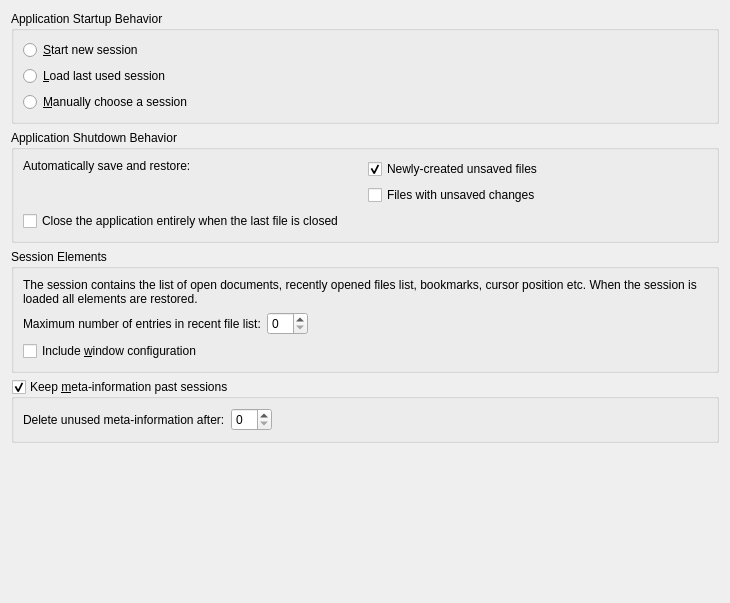
<?xml version="1.0" encoding="UTF-8"?>
<ui version="4.0">
 <class>SessionConfigWidget</class>
 <widget class="QWidget" name="SessionConfigWidget">
  <property name="geometry">
   <rect>
    <x>0</x>
    <y>0</y>
    <width>730</width>
    <height>603</height>
   </rect>
  </property>
  <layout class="QVBoxLayout" name="verticalLayout_4">
   <item>
    <widget class="QGroupBox" name="gbAppStartup">
     <property name="title">
      <string>Application Startup Behavior</string>
     </property>
     <layout class="QVBoxLayout" name="verticalLayout_2">
      <item>
       <widget class="QRadioButton" name="startNewSessionRadioButton">
        <property name="text">
         <string>&amp;Start new session</string>
        </property>
       </widget>
      </item>
      <item>
       <widget class="QRadioButton" name="loadLastUserSessionRadioButton">
        <property name="text">
         <string>&amp;Load last used session</string>
        </property>
       </widget>
      </item>
      <item>
       <widget class="QRadioButton" name="manuallyChooseSessionRadioButton">
        <property name="text">
         <string>&amp;Manually choose a session</string>
        </property>
       </widget>
      </item>
     </layout>
    </widget>
   </item>
   <item>
    <widget class="QGroupBox" name="groupBox">
     <property name="title">
      <string>Application Shutdown Behavior</string>
     </property>
     <layout class="QVBoxLayout" name="verticalLayout_5">
      <item>
       <layout class="QHBoxLayout" name="horizontalLayout_3">
        <item>
         <widget class="QLabel" name="label_4">
          <property name="text">
           <string>Automatically save and restore:</string>
          </property>
          <property name="alignment">
           <set>Qt::AlignLeading|Qt::AlignLeft|Qt::AlignTop</set>
          </property>
         </widget>
        </item>
        <item>
         <layout class="QVBoxLayout" name="verticalLayout_6">
          <item>
           <widget class="QCheckBox" name="stashNewUnsavedFiles">
            <property name="text">
             <string>Newly-created unsaved files</string>
            </property>
            <property name="checked">
             <bool>true</bool>
            </property>
           </widget>
          </item>
          <item>
           <widget class="QCheckBox" name="stashUnsavedFilesChanges">
            <property name="text">
             <string>Files with unsaved changes</string>
            </property>
           </widget>
          </item>
         </layout>
        </item>
       </layout>
      </item>
      <item>
       <widget class="QCheckBox" name="modCloseAfterLast">
        <property name="whatsThis">
         <string>If enabled, the application will shutdown when the last file being edited is closed, otherwise a blank page will open so that you can start a new file.</string>
        </property>
        <property name="text">
         <string>Close the application entirely when the last file is closed</string>
        </property>
       </widget>
      </item>
     </layout>
    </widget>
   </item>
   <item>
    <widget class="QGroupBox" name="gbElements">
     <property name="title">
      <string>Session Elements</string>
     </property>
     <layout class="QVBoxLayout" name="verticalLayout_3">
      <item>
       <widget class="QLabel" name="label">
        <property name="text">
         <string>The session contains the list of open documents, recently opened files list, bookmarks, cursor position etc. When the session is loaded all elements are restored.</string>
        </property>
        <property name="wordWrap">
         <bool>true</bool>
        </property>
       </widget>
      </item>
      <item>
       <layout class="QHBoxLayout" name="horizontalLayout">
        <item>
         <widget class="QLabel" name="label_2">
          <property name="text">
           <string>Maximum number of entries in recent file list:</string>
          </property>
          <property name="buddy">
           <cstring>spinBoxRecentFilesCount</cstring>
          </property>
         </widget>
        </item>
        <item>
         <widget class="QSpinBox" name="spinBoxRecentFilesCount"/>
        </item>
        <item>
         <spacer name="horizontalSpacer">
          <property name="orientation">
           <enum>Qt::Horizontal</enum>
          </property>
          <property name="sizeHint" stdset="0">
           <size>
            <width>40</width>
            <height>20</height>
           </size>
          </property>
         </spacer>
        </item>
       </layout>
      </item>
      <item>
       <widget class="QCheckBox" name="restoreVC">
        <property name="whatsThis">
         <string>Check this if you want all your views and frames restored each time you open the application.</string>
        </property>
        <property name="text">
         <string>Include &amp;window configuration</string>
        </property>
       </widget>
      </item>
     </layout>
    </widget>
   </item>
   <item>
    <widget class="QGroupBox" name="saveMetaInfos">
     <property name="whatsThis">
      <string>Check this if you want document configuration like for example bookmarks to be saved past editor sessions. The configuration will be restored if the document has not changed when reopened.</string>
     </property>
     <property name="title">
      <string>Keep &amp;meta-information past sessions</string>
     </property>
     <property name="checkable">
      <bool>true</bool>
     </property>
     <layout class="QVBoxLayout" name="verticalLayout">
      <item>
       <layout class="QHBoxLayout" name="horizontalLayout_2">
        <item>
         <widget class="QLabel" name="label_3">
          <property name="text">
           <string>Delete unused meta-information after:</string>
          </property>
         </widget>
        </item>
        <item>
         <widget class="KPluralHandlingSpinBox" name="daysMetaInfos"/>
        </item>
        <item>
         <spacer name="horizontalSpacer_2">
          <property name="orientation">
           <enum>Qt::Horizontal</enum>
          </property>
          <property name="sizeHint" stdset="0">
           <size>
            <width>40</width>
            <height>20</height>
           </size>
          </property>
         </spacer>
        </item>
       </layout>
      </item>
     </layout>
    </widget>
   </item>
   <item>
    <spacer name="verticalSpacer">
     <property name="orientation">
      <enum>Qt::Vertical</enum>
     </property>
     <property name="sizeHint" stdset="0">
      <size>
       <width>20</width>
       <height>40</height>
      </size>
     </property>
    </spacer>
   </item>
  </layout>
 </widget>
 <customwidgets>
  <customwidget>
   <class>KPluralHandlingSpinBox</class>
   <extends>QSpinBox</extends>
   <header>kpluralhandlingspinbox.h</header>
  </customwidget>
 </customwidgets>
 <tabstops>
  <tabstop>spinBoxRecentFilesCount</tabstop>
  <tabstop>restoreVC</tabstop>
  <tabstop>startNewSessionRadioButton</tabstop>
  <tabstop>loadLastUserSessionRadioButton</tabstop>
  <tabstop>manuallyChooseSessionRadioButton</tabstop>
 </tabstops>
 <resources/>
 <connections/>
</ui>
